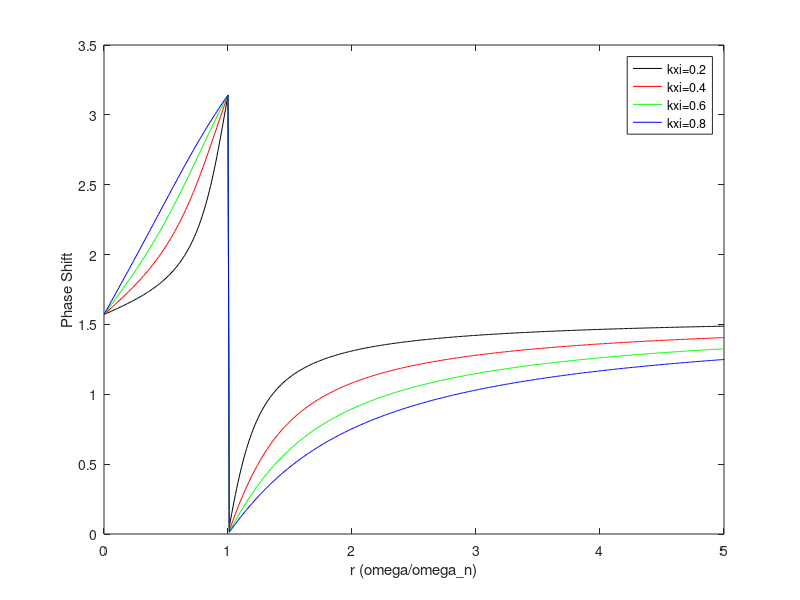

This chart was generated by the following MATLAB code:
clear;clc;clf
r=0:0.01:5;
kxi=0.2:0.2:0.8;
PS1=atan(2*kxi(1)*r./(1-r.^2))+pi/2;
PS2=atan(2*kxi(2)*r./(1-r.^2))+pi/2;
PS3=atan(2*kxi(3)*r./(1-r.^2))+pi/2;
PS4=atan(2*kxi(4)*r./(1-r.^2))+pi/2;

plot(r,PS1,'k-')
hold on
plot(r,PS2,'r-')
plot(r,PS3,'g-')
plot(r,PS4,'b-')

legend('kxi=0.2','kxi=0.4','kxi=0.6','kxi=0.8')
xlabel('r (omega/omega_n)','interpreter','none')
ylabel('Phase Shift')